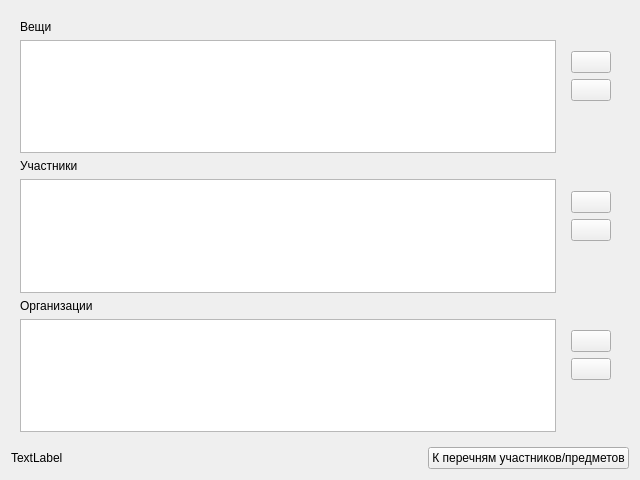
<?xml version="1.0" encoding="UTF-8"?>
<ui version="4.0">
 <class>Page</class>
 <widget class="QWidget" name="Page">
  <property name="geometry">
   <rect>
    <x>0</x>
    <y>0</y>
    <width>640</width>
    <height>480</height>
   </rect>
  </property>
  <property name="windowTitle">
   <string>Form</string>
  </property>
  <layout class="QVBoxLayout" name="verticalLayout_4">
   <item>
    <widget class="QStackedWidget" name="stackedWidget">
     <property name="currentIndex">
      <number>1</number>
     </property>
     <widget class="QWidget" name="page1">
      <layout class="QVBoxLayout" name="verticalLayout_3">
       <item>
        <widget class="QLineEdit" name="nameEdit">
         <property name="alignment">
          <set>Qt::AlignCenter</set>
         </property>
         <property name="placeholderText">
          <string>Название мероприятия</string>
         </property>
        </widget>
       </item>
       <item>
        <widget class="Line" name="line">
         <property name="orientation">
          <enum>Qt::Horizontal</enum>
         </property>
        </widget>
       </item>
       <item>
        <layout class="QHBoxLayout" name="horizontalLayout_3">
         <item>
          <layout class="QVBoxLayout" name="verticalLayout">
           <item>
            <widget class="QPlainTextEdit" name="descriptionEdit">
             <property name="placeholderText">
              <string>Описание мероприятия</string>
             </property>
            </widget>
           </item>
           <item>
            <layout class="QHBoxLayout" name="horizontalLayout">
             <item>
              <widget class="QLabel" name="label">
               <property name="text">
                <string>Бюджет мероприятия:</string>
               </property>
              </widget>
             </item>
             <item>
              <widget class="QSpinBox" name="bougetteSpinBox">
               <property name="suffix">
                <string> руб.</string>
               </property>
               <property name="minimum">
                <number>0</number>
               </property>
               <property name="maximum">
                <number>1000000</number>
               </property>
               <property name="singleStep">
                <number>50</number>
               </property>
               <property name="value">
                <number>1</number>
               </property>
              </widget>
             </item>
            </layout>
           </item>
          </layout>
         </item>
         <item>
          <layout class="QVBoxLayout" name="verticalLayout_2">
           <item>
            <widget class="QLabel" name="photoLabel">
             <property name="maximumSize">
              <size>
               <width>300</width>
               <height>225</height>
              </size>
             </property>
             <property name="frameShape">
              <enum>QFrame::Panel</enum>
             </property>
             <property name="frameShadow">
              <enum>QFrame::Plain</enum>
             </property>
             <property name="text">
              <string/>
             </property>
             <property name="scaledContents">
              <bool>true</bool>
             </property>
            </widget>
           </item>
           <item>
            <widget class="QPushButton" name="photoButton">
             <property name="text">
              <string>Добавить/изменить фотографию</string>
             </property>
            </widget>
           </item>
           <item>
            <layout class="QHBoxLayout" name="horizontalLayout_2">
             <item>
              <widget class="QLabel" name="label_2">
               <property name="sizePolicy">
                <sizepolicy hsizetype="Preferred" vsizetype="Maximum">
                 <horstretch>0</horstretch>
                 <verstretch>0</verstretch>
                </sizepolicy>
               </property>
               <property name="text">
                <string>Время проведения</string>
               </property>
              </widget>
             </item>
             <item>
              <widget class="QTimeEdit" name="timeEdit">
               <property name="sizePolicy">
                <sizepolicy hsizetype="Minimum" vsizetype="Maximum">
                 <horstretch>0</horstretch>
                 <verstretch>0</verstretch>
                </sizepolicy>
               </property>
               <property name="displayFormat">
                <string>HH:mm:ss</string>
               </property>
              </widget>
             </item>
            </layout>
           </item>
          </layout>
         </item>
        </layout>
       </item>
      </layout>
     </widget>
     <widget class="QWidget" name="page2">
      <layout class="QVBoxLayout" name="verticalLayout_12">
       <item>
        <widget class="QLabel" name="label_5">
         <property name="text">
          <string>Вещи</string>
         </property>
        </widget>
       </item>
       <item>
        <layout class="QHBoxLayout" name="horizontalLayout_7">
         <item>
          <widget class="QListView" name="itemList">
           <property name="sizePolicy">
            <sizepolicy hsizetype="Minimum" vsizetype="Expanding">
             <horstretch>0</horstretch>
             <verstretch>0</verstretch>
            </sizepolicy>
           </property>
           <property name="editTriggers">
            <set>QAbstractItemView::NoEditTriggers</set>
           </property>
           <property name="selectionMode">
            <enum>QAbstractItemView::ExtendedSelection</enum>
           </property>
          </widget>
         </item>
         <item>
          <widget class="QWidget" name="itemButtonBox" native="true">
           <property name="sizePolicy">
            <sizepolicy hsizetype="Maximum" vsizetype="Maximum">
             <horstretch>0</horstretch>
             <verstretch>0</verstretch>
            </sizepolicy>
           </property>
           <layout class="QVBoxLayout" name="verticalLayout_11">
            <item>
             <widget class="QPushButton" name="itemAddButton">
              <property name="sizePolicy">
               <sizepolicy hsizetype="Maximum" vsizetype="Maximum">
                <horstretch>0</horstretch>
                <verstretch>0</verstretch>
               </sizepolicy>
              </property>
              <property name="text">
               <string/>
              </property>
              <property name="icon">
               <iconset resource="../resources/resources.qrc">
                <normaloff>:/actions/add</normaloff>:/actions/add</iconset>
              </property>
             </widget>
            </item>
            <item>
             <widget class="QPushButton" name="itemRemoveButton">
              <property name="sizePolicy">
               <sizepolicy hsizetype="Maximum" vsizetype="Maximum">
                <horstretch>0</horstretch>
                <verstretch>0</verstretch>
               </sizepolicy>
              </property>
              <property name="text">
               <string/>
              </property>
              <property name="icon">
               <iconset resource="../resources/resources.qrc">
                <normaloff>:/actions/rem</normaloff>:/actions/rem</iconset>
              </property>
             </widget>
            </item>
            <item>
             <spacer name="verticalSpacer_3">
              <property name="orientation">
               <enum>Qt::Vertical</enum>
              </property>
              <property name="sizeHint" stdset="0">
               <size>
                <width>20</width>
                <height>40</height>
               </size>
              </property>
             </spacer>
            </item>
           </layout>
          </widget>
         </item>
        </layout>
       </item>
       <item>
        <widget class="QLabel" name="label_3">
         <property name="text">
          <string>Участники</string>
         </property>
        </widget>
       </item>
       <item>
        <layout class="QHBoxLayout" name="horizontalLayout_5">
         <item>
          <widget class="QListView" name="peopleList">
           <property name="sizePolicy">
            <sizepolicy hsizetype="Minimum" vsizetype="Expanding">
             <horstretch>0</horstretch>
             <verstretch>0</verstretch>
            </sizepolicy>
           </property>
           <property name="editTriggers">
            <set>QAbstractItemView::NoEditTriggers</set>
           </property>
           <property name="selectionMode">
            <enum>QAbstractItemView::ExtendedSelection</enum>
           </property>
          </widget>
         </item>
         <item>
          <widget class="QWidget" name="peopleButtonBox" native="true">
           <property name="sizePolicy">
            <sizepolicy hsizetype="Maximum" vsizetype="Maximum">
             <horstretch>0</horstretch>
             <verstretch>0</verstretch>
            </sizepolicy>
           </property>
           <layout class="QVBoxLayout" name="verticalLayout_5">
            <item>
             <widget class="QPushButton" name="peopleAddButton">
              <property name="sizePolicy">
               <sizepolicy hsizetype="Maximum" vsizetype="Maximum">
                <horstretch>0</horstretch>
                <verstretch>0</verstretch>
               </sizepolicy>
              </property>
              <property name="text">
               <string/>
              </property>
              <property name="icon">
               <iconset resource="../resources/resources.qrc">
                <normaloff>:/actions/add</normaloff>:/actions/add</iconset>
              </property>
             </widget>
            </item>
            <item>
             <widget class="QPushButton" name="peopleRemoveButton">
              <property name="sizePolicy">
               <sizepolicy hsizetype="Maximum" vsizetype="Maximum">
                <horstretch>0</horstretch>
                <verstretch>0</verstretch>
               </sizepolicy>
              </property>
              <property name="text">
               <string/>
              </property>
              <property name="icon">
               <iconset resource="../resources/resources.qrc">
                <normaloff>:/actions/rem</normaloff>:/actions/rem</iconset>
              </property>
             </widget>
            </item>
            <item>
             <spacer name="verticalSpacer">
              <property name="orientation">
               <enum>Qt::Vertical</enum>
              </property>
              <property name="sizeHint" stdset="0">
               <size>
                <width>20</width>
                <height>40</height>
               </size>
              </property>
             </spacer>
            </item>
           </layout>
          </widget>
         </item>
        </layout>
       </item>
       <item>
        <widget class="QLabel" name="label_4">
         <property name="text">
          <string>Организации</string>
         </property>
        </widget>
       </item>
       <item>
        <layout class="QHBoxLayout" name="horizontalLayout_6">
         <item>
          <widget class="QListView" name="orgList">
           <property name="sizePolicy">
            <sizepolicy hsizetype="Minimum" vsizetype="Expanding">
             <horstretch>0</horstretch>
             <verstretch>0</verstretch>
            </sizepolicy>
           </property>
           <property name="editTriggers">
            <set>QAbstractItemView::NoEditTriggers</set>
           </property>
           <property name="selectionMode">
            <enum>QAbstractItemView::ExtendedSelection</enum>
           </property>
          </widget>
         </item>
         <item>
          <widget class="QWidget" name="orgButtonBox" native="true">
           <property name="sizePolicy">
            <sizepolicy hsizetype="Maximum" vsizetype="Maximum">
             <horstretch>0</horstretch>
             <verstretch>0</verstretch>
            </sizepolicy>
           </property>
           <layout class="QVBoxLayout" name="verticalLayout_10">
            <item>
             <widget class="QPushButton" name="orgAddButton">
              <property name="sizePolicy">
               <sizepolicy hsizetype="Maximum" vsizetype="Maximum">
                <horstretch>0</horstretch>
                <verstretch>0</verstretch>
               </sizepolicy>
              </property>
              <property name="text">
               <string/>
              </property>
              <property name="icon">
               <iconset resource="../resources/resources.qrc">
                <normaloff>:/actions/add</normaloff>:/actions/add</iconset>
              </property>
             </widget>
            </item>
            <item>
             <widget class="QPushButton" name="orgRemoveButton">
              <property name="sizePolicy">
               <sizepolicy hsizetype="Maximum" vsizetype="Maximum">
                <horstretch>0</horstretch>
                <verstretch>0</verstretch>
               </sizepolicy>
              </property>
              <property name="text">
               <string/>
              </property>
              <property name="icon">
               <iconset resource="../resources/resources.qrc">
                <normaloff>:/actions/rem</normaloff>:/actions/rem</iconset>
              </property>
             </widget>
            </item>
            <item>
             <spacer name="verticalSpacer_2">
              <property name="orientation">
               <enum>Qt::Vertical</enum>
              </property>
              <property name="sizeHint" stdset="0">
               <size>
                <width>20</width>
                <height>40</height>
               </size>
              </property>
             </spacer>
            </item>
           </layout>
          </widget>
         </item>
        </layout>
       </item>
      </layout>
     </widget>
    </widget>
   </item>
   <item>
    <layout class="QHBoxLayout" name="horizontalLayout_4">
     <item>
      <widget class="QLabel" name="bougetteLabel">
       <property name="text">
        <string>TextLabel</string>
       </property>
      </widget>
     </item>
     <item>
      <widget class="QPushButton" name="navigationButton">
       <property name="sizePolicy">
        <sizepolicy hsizetype="Maximum" vsizetype="Fixed">
         <horstretch>0</horstretch>
         <verstretch>0</verstretch>
        </sizepolicy>
       </property>
       <property name="text">
        <string>К перечням участников/предметов</string>
       </property>
      </widget>
     </item>
    </layout>
   </item>
  </layout>
 </widget>
 <resources>
  <include location="../resources/resources.qrc"/>
 </resources>
 <connections/>
</ui>
